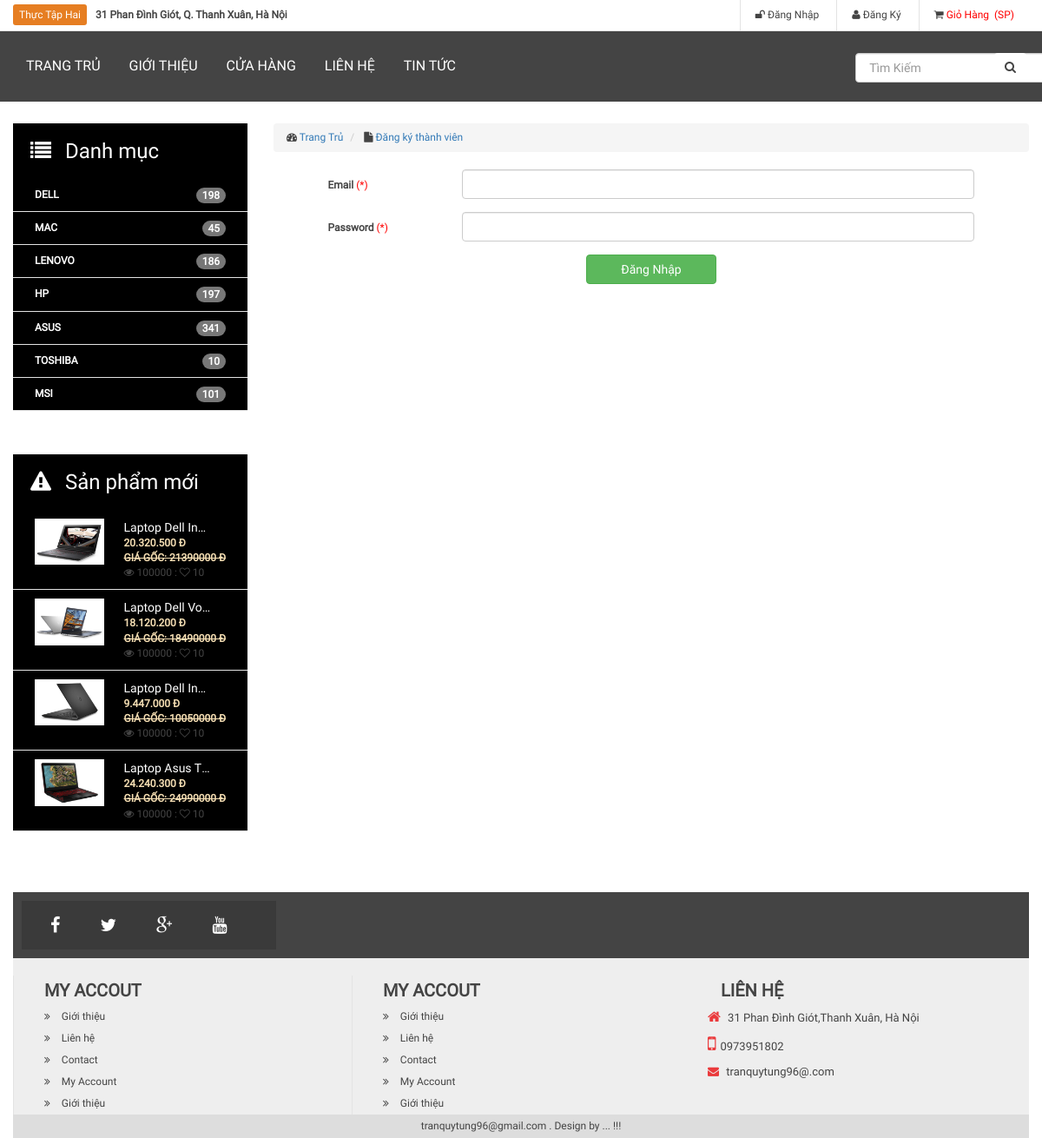
The app's page /qlbh/dangnhap.php with its own data.
### tables this page shows
CREATE TABLE `category` (
  `id` int(11) NOT NULL,
  `name` varchar(100) DEFAULT NULL,
  `slug` varchar(100) DEFAULT NULL,
  `images` varchar(100) DEFAULT NULL,
  `home` tinyint(4) DEFAULT '1',
  `created_at` timestamp NULL DEFAULT CURRENT_TIMESTAMP,
  `updated_at` timestamp NULL DEFAULT CURRENT_TIMESTAMP ON UPDATE CURRENT_TIMESTAMP
);

CREATE TABLE `product` (
  `id` int(11) NOT NULL,
  `name` varchar(100) NOT NULL,
  `slug` varchar(100) DEFAULT NULL,
  `price` int(11) NOT NULL,
  `sale` tinyint(4) DEFAULT '0',
  `thunbar` varchar(100) NOT NULL,
  `category_id` int(11) DEFAULT NULL,
  `content` text,
  `number` int(11) NOT NULL DEFAULT '0',
  `pay` int(11) DEFAULT '0',
  `new` tinyint(4) DEFAULT '0',
  `created_at` timestamp NULL DEFAULT NULL,
  `updated_at` timestamp NULL DEFAULT NULL ON UPDATE CURRENT_TIMESTAMP
);

### qlbh/lib/database.php (called while the page is built, shortened)
<?php
    class Database
    {
        public $link;
        public function __construct()
        {
            $this->link = mysqli_connect("localhost","root","","qlbh") or die ();
            mysqli_set_charset($this->link,"utf8");
        }
        public function fetchsql( $sql )
        {
            $result = mysqli_query($this->link,$sql) or die("Lỗi  truy vấn sql " .mysqli_error($this->link));
            $data = [];
            if( $result)
            {
                while ($num = mysqli_fetch_assoc($result))
                {
                    $data[] = $num;
                }
            }
            return $data;
        }
         public function fetchAll($table)
        {
            $sql = "SELECT * FROM {$table} WHERE 1" ;
            $result = mysqli_query($this->link,$sql) or die("Lỗi Truy Vấn fetchAll " .mysqli_error($this->link));
            $data = [];
            if( $result)
            {
                while ($num = mysqli_fetch_assoc($result))
                {
                    $data[] = $num;
                }
            }
            return $data;
        }
    }
?>

### qlbh/autoload.php (called while the page is built, shortened)
<?php
    require_once 'lib/database.php';
    require_once 'lib/function.php';
    $db = new Database ;
    $category = $db->fetchAll('category');
    $sqlHome = "SELECT * FROM category WHERE home=1 ORDER BY updated_at";
    $sqlHome=$db->fetchsql($sqlHome);
    $sqlNew = "SELECT  product.*, category.name as namete,home FROM product LEFT JOIN category on category.id = product.category_id WHERE home=1 AND new=1 LIMIT 4";
    $productNew = $db->fetchsql($sqlNew);
?>

### qlbh/lib/function.php (called while the page is built, shortened)
<?php
    function base_url()
    {
        return $url  = "http://localhost:81/qlbh/";
    }
    function uploads()
    {
        return base_url() . "public/uploads/";
    }
    function tinh_km($giagoc,$km)
    {
        $number = intval($giagoc);
        $khuyenmai= intval($km);
        $tinh = intval(($number * (100 - $khuyenmai))/100);
        return number_format($tinh, 0,',','.') ;
    }
 ?>

### qlbh/dangnhap.php (the view, shortened to what this page needs)
<?php
    require_once __DIR__. '/autoload.php';
    $data =["email" => "", "password" => " "];
?>
<?php require_once('themes/header.php') ?>
<div id="maincontent">
    <div class="container">
        <div class="row">
            <div class="col-md-3  fixside" >
                <div class="box-left box-menu" >
                    <h3 class="box-title"><i class="fa fa-list"></i>  Danh mục</h3>
                    <ul>
                        <?php foreach ($sqlHome as $item) :?>
                            <li>
                                <a href="sanpham.php?id=<?php echo $item['id'] ?>"><?php echo $item['name']; ?>
                                    <?php $hi=$item['name'];
                                    $sqlSL = "SELECT  sum(product.number) as soluong FROM product LEFT JOIN category on category.id = product.category_id WHERE category.name  = '$hi'";
                                    $SL=$db->fetchsql($sqlSL); ?>
                                    <span class="<?php echo $SL[0]['soluong'] > 0 ? 'badge pull-right' : 'an' ?>"><?php echo $SL[0]['soluong']?> </span>
                                </a>
                            </li>
                        <?php endforeach;?>
                    </ul>
                </div>
                <div class="box-left box-menu" id="sankm">
                    <h3 class="box-title"><i class="fa fa-warning"></i>  Sản phẩm mới </h3>
                    <ul>
                        <?php foreach ($productNew as $item) :?>
                            <li class="clearfix">
                                <a href="chitietsanpham.php?id=<?php echo $item['id'] ?>">
                                    <img src="<?php echo uploads() ?>product/<?php echo $item['thunbar'] ?>" class="img-responsive pull-left" width="80" height="80">
                                    <div class="info pull-right">
                                        <p class="name"><?php echo $item['name']?></p >
                                        <b class="price"><?php Gia : echo tinh_km($item['price'],$item['sale']) ?> đ</b><br>
                                        <b class="sale">Giá gốc: <?php echo $item['price']?> đ</b><br>
                                        <span class="view"><i class="fa fa-eye"></i> 100000 : <i class="fa fa-heart-o"></i> 10</span>
                                    </div>
                                </a>
                            </li>
                        <?php endforeach; ?>
                    </ul>
                </div>
            </div>
            <div class="col-md-9">
                <div class="row">
                    <div class="col-md-12" id="chi-muc">
                        <ol class="breadcrumb">
                            <li>
                                <i class="fa fa-dashboard"></i> <a href="">Trang Trủ</a>
                            </li>
                            <li class="active">
                                <i class="fa fa-file"></i> <a href="">Đăng ký thành viên</a>
                            </li>
                        </ol>
                    </div>
                </div>
                <div class="row">
                    <form action="" method="post" class="form-horizontal dangky_css">
                        <div class="form-group">
                            <label class="col-md-2 col-md-offset-1" for="">Email <span class="do">(*)</span> </label>
                            <div class="col-md-8">
                                <input type="email" name="txt_email" placeholder="" class="form-control" value="<?php echo $data['email']?>">
                            </div>
                        </div>
                        <div class="form-group">
                            <label class="col-md-2 col-md-offset-1" for="">Password <span class="do">(*)</span> </label>
                            <div class="col-md-8">
                                <input type="password" name="txt_password" placeholder="" class="form-control" >
                            </div>
                        </div>
                        <button type="submit" class="btn btn-success col-md-2 col-md-offset-5">Đăng Nhập</button>
                    </form>
                </div>
            </div>
        </div>
    </div>
</div>
<?php require_once('themes/footer.php') ?>

### qlbh/public/css/style.css (style rules this page uses)
* { margin: 0px; padding: 0px; font-size: 12px; font-family: "Roboto"; color: #444; font-weight: 400; }
.do { color: red; }
.container { padding: 0px; }
ol,ul,p { margin: 0px; list-style: none; }
h1,h2,h3,h4,h5,h6 { padding:0px; margin: 0px; }
#maincontent { margin-top: 25px; }
.box-menu > ul { position: relative; }
.box-menu > ul > li { padding: 10px 25px; border-bottom: 1px solid #e3e3e3; }
.box-menu > ul > li > a { font-size: 12px; color: #444; text-transform: uppercase; font-weight: bold; }
.sale { text-decoration: line-through; color: #999; }
.name { white-space: nowrap; width: 100px; text-overflow: ellipsis; overflow: hidden; font-size: 14px; font-weight: 400; color: white; text-transform: none; }
.info b { padding: 7px 5x; color: wheat; }
.box-menu { background: black; }
.box-menu h3, .box-menu h3 i { color: white; padding: 10px; }
.box-menu ul li a { color: white; }
#sankm { margin-top: 50px; margin-bottom: 50px; }
.dangky_css label { margin-top: 10px; }

### qlbh/public/css/img-zoom.css (style rules this page uses)
* { box-sizing: border-box; }

### records on screen
category: name "DELL", soluong "198"
category: name "MAC", soluong "45"
category: name "LENOVO", soluong "186"
category: name "HP", soluong "197"
category: name "ASUS", soluong "341"
category: name "TOSHIBA", soluong "10"
category: name "MSI", soluong "101"
product: thunbar (picture), name "Laptop Dell In…", tinh_km($item['price'],$item['sale']) "20.320.500", price "21390000"
product: thunbar (picture), name "Laptop Dell Vo…", tinh_km($item['price'],$item['sale']) "18.120.200", price "18490000"
product: thunbar (picture), name "Laptop Dell In…", tinh_km($item['price'],$item['sale']) "9.447.000", price "10050000"
product: thunbar (picture), name "Laptop Asus T…", tinh_km($item['price'],$item['sale']) "24.240.300", price "24990000"
